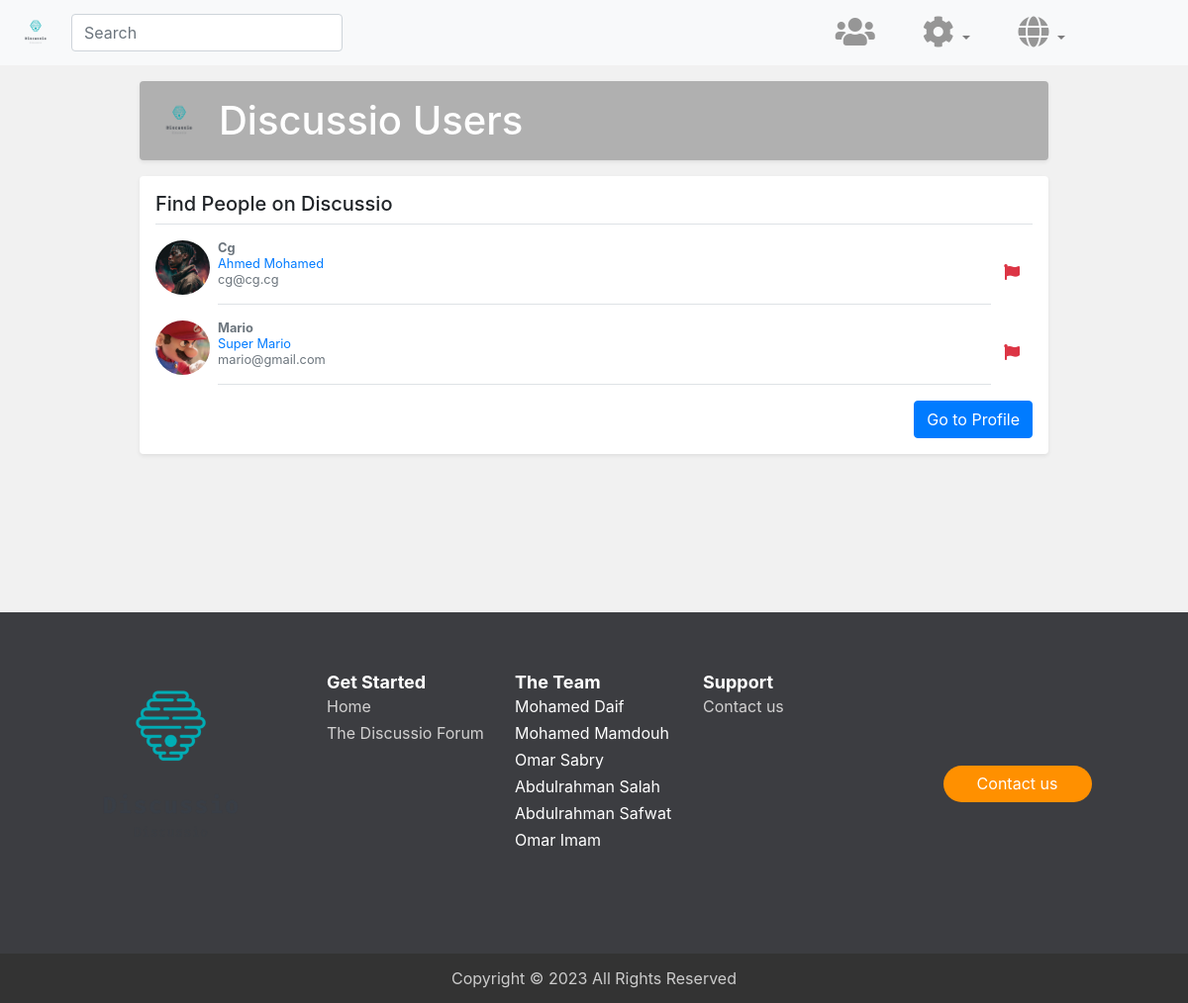
Page /users-view.php (signed in) on the committed database.
### tables this page shows
CREATE TABLE `users` (
  `id` int(11) NOT NULL,
  `username` varchar(255) NOT NULL,
  `email` varchar(255) NOT NULL,
  `password` varchar(255) NOT NULL,
  `reputation` int(11) NOT NULL DEFAULT 0,
  `created_at` timestamp NOT NULL DEFAULT current_timestamp(),
  `gender` char(1) NOT NULL,
  `f_name` varchar(45) NOT NULL,
  `l_name` varchar(45) NOT NULL,
  `bio` varchar(4000) DEFAULT NULL,
  `img` varchar(500) DEFAULT 'default.png'
);

### languages/lang.php (called while the page is built, shortened)
<?php
function __($str)
{
    return $str;
}

### users-view.php (the view, shortened to what this page needs)
<?php
    require 'inc/dbh.inc.php';
    include "languages/lang.php";
    include 'inc/HTML-head.php';
?>
	<link rel="stylesheet" type="text/css" href="css/list-page.css">
    </head>
    <body style="background: #f1f1f1">
        <?php include 'inc/navbar.php'; ?>
        <main role="main" class="container">
            <div class="mx-5">
                <div class="d-flex align-items-center p-3 my-3 mx-5 text-white-50 bg-purple rounded shadow-sm">
                    <img class="mr-3" src="image/400.png" alt="" width="48" height="48">
                  <div class="lh-100">
                    <h1 class="mb-0 text-white lh-100"><?= __('Discussio Users')?></h1>
                  </div>
                </div>
                <div class="my-3 mx-5 p-3 bg-white rounded shadow-sm">
                  <h5 class="border-bottom border-gray pb-2 mb-0"><?= __('Find People on Discussio')?></h5>
                  <?php
                      $sql = "select id, username, reputation, f_name, l_name, email, img
                              from users
                              order by reputation desc, id asc";
                      $stmt = mysqli_stmt_init($db);
                      if (!mysqli_stmt_prepare($stmt, $sql))
                      {
                          die('SQL error');
                      }
                      else
                      {
                          mysqli_stmt_execute($stmt);
                          $result = mysqli_stmt_get_result($stmt);
                          while ($row = mysqli_fetch_assoc($result))
                          {
                              echo '<div class="media text-muted pt-3">
          <img src="'.$row['img'].'" alt="" class="mr-2 rounded-circle div-img list-user-img">
          <p class="media-body pb-3 mb-0 small lh-125 border-bottom border-gray">
              <strong class="d-block text-gray-dark">'.ucwords($row['username']).'</strong>
              <span class="text-primary">'.ucwords($row['f_name'].' '.$row['l_name']).'</span><br>
              '.$row['email'].'
          </p>
          <div class="align-self-center">
          <a href="#" class="btn btn-link text-danger" data-toggle="modal" data-target="#reportModal" data-id="'.$row['id'].'">
                  <i class="fa fa-flag" aria-hidden="true"></i>
              </a>
          </div>
      </div>';
                          }
                     }
                  ?>
                      <small class="d-block text-right mt-3">
                          <a href="profile.php" class="btn btn-primary"><?= __('Go to Profile')?></a>
                      </small>
                </div>
            </div>
        </main>
        <?php include 'inc/footer.php'; ?>
    </body>
</html>

### css/styles.css (style rules this page uses)
html, body { height: 100%; }
img { max-width: 100%; }
a { text-decoration: none }
h1 { color: #ff9000; }
* { word-wrap: break-word; overflow-wrap: break-word; }
h1, h2, h3, h4, h5, h6, p, a, ul, span, li, img, inpot, button { margin: 0; padding: 0; }

### css/list-page.css (style rules this page uses)
html, body { overflow-x: hidden; }
.text-white-50 { color: rgba(255, 255, 255, .5); }
.bg-purple { background-color: #B0B0B0; }
.lh-100 { line-height: 1; }
.lh-125 { line-height: 1.25; }
.div-img { width: 55px; height: 55px; object-fit: cover; transition: transform .2s; }
a { color: gray; }
.list-user-img { border-radius: 50%; }

### rows in the picture
users: img (picture), username "Cg", f_name+l_name "Ahmed Mohamed", email "cg@cg.cg"
users: img (placeholder picture), username "Mario", f_name+l_name "Super Mario", email "mario@gmail.com"

### other values in the picture
__('Discussio Users') "Discussio Users"
__('Find People on Discussio') "Find People on Discussio"
__('Go to Profile') "Go to Profile"
__('Get Started') "Get Started"
__('Home') "Home"
__('The Discussio Forum') "The Discussio Forum"
__('The Team') "The Team"
__('Mohamed Daif') "Mohamed Daif"
__('Mohamed Mamdouh') "Mohamed Mamdouh"
__('Omar Sabry') "Omar Sabry"
__('Abdulrahman Salah') "Abdulrahman Salah"
__('Abdulrahman Safwat') "Abdulrahman Safwat"
__('Omar Imam') "Omar Imam"
__('Support') "Support"
__('Contact us') "Contact us"
